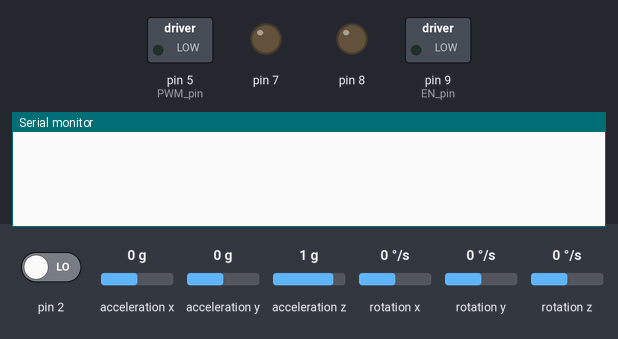
Simulated run of this sketch. Board: Arduino Uno, built with avr-gcc and run on an emulated ATmega328P. On the bench: switched loads named in the sketch (green lamp = pin HIGH), output pins drawn as LEDs (lit = HIGH), the last lines printed to the serial monitor. The inputs (shaded band) are chosen by the test bench; at power-on: acceleration x 0 g, acceleration y 0 g, acceleration z 1 g, pin 2 LOW, rotation x 0 °/s, rotation y 0 °/s, rotation z 0 °/s. The sensor or clock chip raises its interrupt line as the real part does.

Above: at 0.1 s.
1.8 s: acceleration x set to -1.4 g
At 2.8 s:
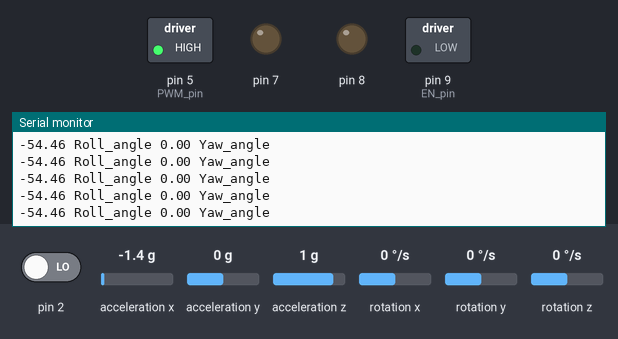
4.8 s: acceleration y set to 0.8 g
At 5.3 s:
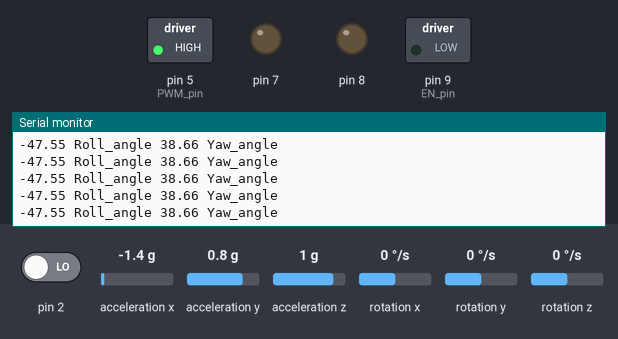
7.8 s: acceleration z set to -1.4 g
At 8.7 s:
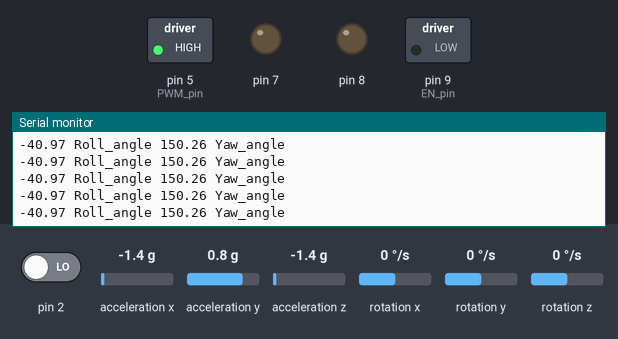
Timing chart, 0 to 10.8 s (numbered marks = the images above; inputs shaded):
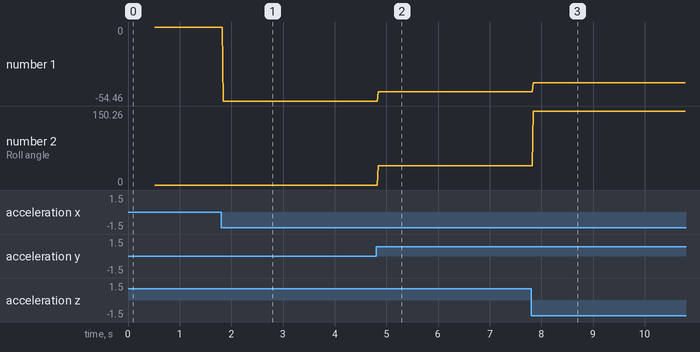

The sketch:

PID_gyro_marine_vessel.ino
```cpp
#include "I2Cdev.h"
#include "PID_v1.h"
#include "MPU6050_6Axis_MotionApps20.h"
MPU6050 mpu;

// MPU control/status variables
bool dmpReady = false;  // set true if DMP init was successful
uint8_t mpuIntStatus;   // holds actual interrupt status byte from MPU
uint8_t devStatus;      // return status after each device operation (0 = success, !0 = error)
uint16_t packetSize;    // expected DMP packet size (default is 42 bytes)
uint16_t fifoCount;     // count of all bytes currently in FIFO
uint8_t fifoBuffer[64]; // FIFO storage buffer

// orientation/motion variables
Quaternion q;           // [w, x, y, z]         quaternion container
VectorFloat gravity;    // [x, y, z]            gravity vector
float ypr[3];           // [yaw, pitch, roll]   yaw/pitch/roll container and gravity vector

//Declare PID
double setpoint = 0;
double Kp = 30; //Set this first
double Kd = 0; //Set this second
double Ki = 0; //Finally set this
double angel;
double input, output;
double yaw_angle;
PID pid(&input, &output, &setpoint, Kp, Ki, Kd, DIRECT);

volatile bool mpuInterrupt = false;     // indicates whether MPU interrupt pin has gone high
void dmpDataReady()
{
  mpuInterrupt = true;
}

void setup() {
  Serial.begin(19200);
  pinMode(2, INPUT);
  //Serial.println(F("Initializing I2C devices..."));
  mpu.initialize();

  // load and configure the DMP
  devStatus = mpu.dmpInitialize();

  // supply your own gyro offsets here, scaled for min sensitivity
  mpu.setXGyroOffset(220);
  mpu.setYGyroOffset(76);
  mpu.setZGyroOffset(-85);
  mpu.setZAccelOffset(1688);

  // make sure it worked (returns 0 if so)
  if (devStatus == 0)
  {
    // turn on the DMP, now that it's ready
    mpu.setDMPEnabled(true);

    // enable Arduino interrupt detection
    attachInterrupt(0, dmpDataReady, RISING);
    mpuIntStatus = mpu.getIntStatus();

    // set our DMP Ready flag so the main loop() function knows it's okay to use it
    dmpReady = true;

    // get expected DMP packet size for later comparison
    packetSize = mpu.dmpGetFIFOPacketSize();
  }
  else
  {
  }

  //setup PID
  pid.SetMode(AUTOMATIC);
  pid.SetTunings(Kp, Ki, Kd);
  pid.SetSampleTime(10);
  pid.SetOutputLimits(-30, 30); //output

  //Initialise the Motor output pins
  pinMode (7, OUTPUT); //A
  pinMode (8, OUTPUT); //B
  pinMode (9, OUTPUT); //EN pin
  pinMode (5, OUTPUT); //PWM pin
  //pinMode (cspin, OUTPUT); //CS pin

  //By default turn off both the motors
  digitalWrite(7, LOW);
  digitalWrite(8, LOW);
  digitalWrite(5,HIGH);
  //analogWrite(5,HIGH);
}

void loop() {
  // current = analogRead(cspin);
  // if programming failed, don't try to do anything
  if (!dmpReady) return;

  // wait for MPU interrupt or extra packet(s) available
  while (!mpuInterrupt && fifoCount < packetSize)
  {
   //no mpu data - performing PID calculations and output to motors
   pid.Compute();
   //Print the value of Input and Output on serial monitor to check how it is working.

    if (input <1.5 && input >-1.5){ //-9 ~ 9 angle
      Stop();
    }
    else if (input >=1.5 ) { //If the Bot is falling //input is angle?
        Forward(); //Rotate the wheels forward
    }
    else if (input <=-1.5){ //Falling towards back
        Backward(); //Rotate the wheels backward
    }
    else{ //If Bot not falling
      Stop(); //Hold the wheels still
    }
  }

  // reset interrupt flag and get INT_STATUS byte
  mpuInterrupt = false;
  mpuIntStatus = mpu.getIntStatus();

  // get current FIFO count
  fifoCount = mpu.getFIFOCount();

  // check for overflow (this should never happen unless our code is too inefficient)
  if ((mpuIntStatus & 0x10) || fifoCount == 16384)
  {
    // reset so we can continue cleanly
    mpu.resetFIFO();
    Serial.println(F("FIFO overflow!"));

    // otherwise, check for DMP data ready interrupt (this should happen frequently)
  }
  else if (mpuIntStatus & 0x02)
  {
    // wait for correct available data length, should be a VERY short wait
    while (fifoCount < packetSize) fifoCount = mpu.getFIFOCount();

    // read a packet from FIFO
    mpu.getFIFOBytes(fifoBuffer, packetSize);

    // track FIFO count here in case there is > 1 packet available
    // (this lets us immediately read more without waiting for an interrupt)
    fifoCount -= packetSize;

    mpu.dmpGetQuaternion(&q, fifoBuffer); //get value for q
    mpu.dmpGetGravity(&gravity, &q); //get value for gravity
    mpu.dmpGetYawPitchRoll(ypr, &q, &gravity); //get value for ypr

    //Compute PID
    input = (ypr[1]/M_PI)*180;
    yaw_angle= ((ypr[2]/M_PI)*180);

     //Experiment 1&2
     //Serial.print(input); Serial.print(" Roll_angle ");  Serial.print(output); Serial.println(" PWM ");

     //Experiment 3
     Serial.print(input); Serial.print(" Roll_angle "); Serial.print(yaw_angle); Serial.println(" Yaw_angle ");
  }
}

void Forward() //Rotate the wheel forward
{
  digitalWrite (9, 1); //EN pin
  digitalWrite (7, 1); //A
  digitalWrite (8, 0); //B
  analogWrite (5, -1*output); //PWM pin
  delay(10);
}

void Backward() //Rotate the wheel Backward
{
  digitalWrite (9, 1); //EN pin
  digitalWrite (7, 0); //A
  digitalWrite (8, 1); //B
  analogWrite (5, output); //PWM pin
  delay(10);
}

void Stop() //Stop both the wheels
{
  digitalWrite (9, 0); //EN pin
  analogWrite(7, 0);
  analogWrite(8, 0);
}
```

Measured:
- after the input at 1.8 s, the serial monitor: prints a new line at once (image 1)
- after the input at 4.8 s, the serial monitor: prints a new line at once (image 2)
- after the input at 7.8 s, the serial monitor: prints a new line at once (image 3)
- plotted number 1: 0 → -54.46 after the input at 1.8 s, -54.46 → -47.55 after the input at 4.8 s, -47.55 → -40.97 after the input at 7.8 s
- plotted number 2: 0 → 38.66 after the input at 4.8 s, 38.66 → 150.26 after the input at 7.8 s
